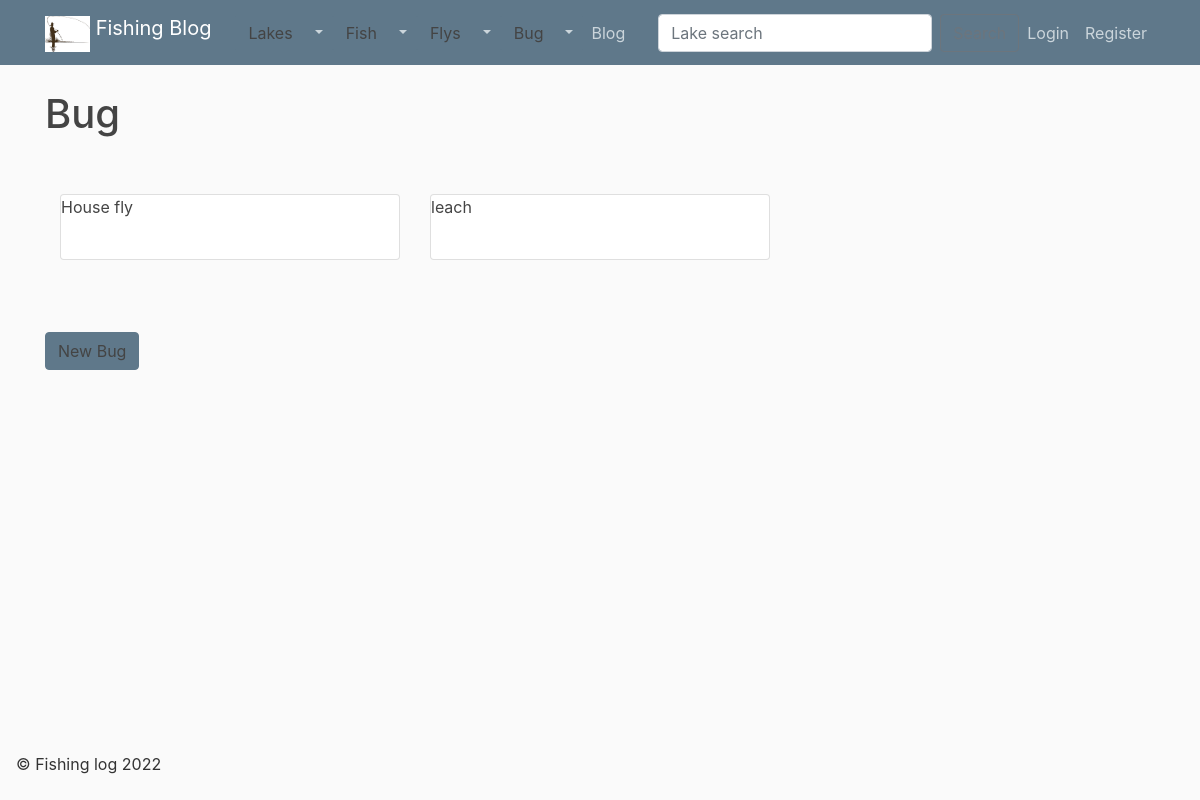
The app's page /bug/, older data.
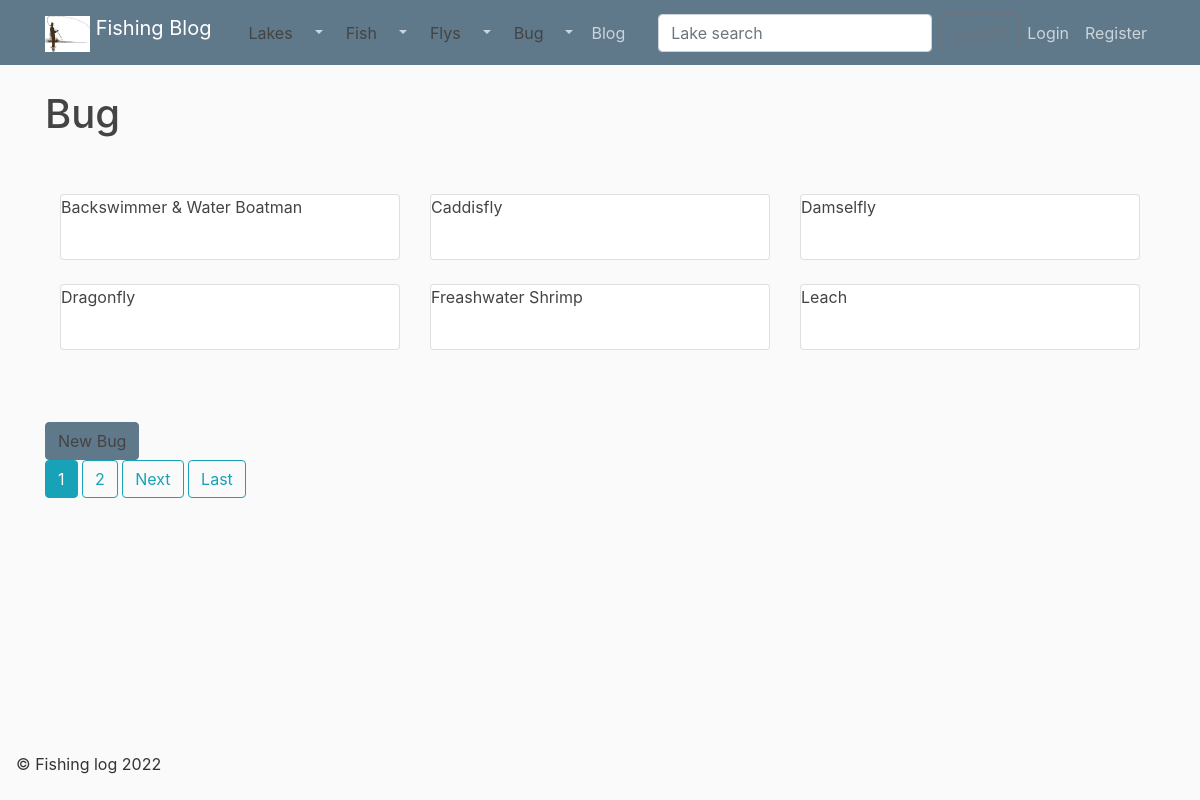
The same page, newer data.
### catches/models.py (models this page shows, shortened)
class Bug(models.Model):
    name = models.CharField ('Insect name', max_length=100)
    description = models.TextField ('Description', blank=True)
    class Meta:
        ordering = ['name']

### catches/views.py (the view)
class BugListView (ListView):
    model = Bug
    context_object_name = 'bugs'
    paginate_by = 6

### catches/templates/catches/bug_list.html (shortened to what this page needs)
{% extends "catches/base/base.html" %}
{% block content %}
<h1>Bug</h1>
<div class="album py-5 ">
    <div class="container">
        <div class = "row">
            {% for bug in bugs %}
            <div class="col-md-4">
                <div class="card mb-4 box-shadow">
                    <a href="{% url 'bug_detail' bug.id %}" class="card-link">{{ bug.name}} </a>
                    <div class="card-body">
                    </div>
                </div>
            </div>
            {% endfor %}
        </div>
    </div>
</div>
<div class="container">
    <div class = "row">
        <button type="button" class="btn btn-primary">
            <a href="{% url 'bug_create' %}">New Bug</a>
        </button>
    </div>
</div>
{% endblock content %}

Row changes from the older to the newer data that the page shows:
removed Bug: name "House fly"
added Bug: name "Backswimmer & Water Boatman"
added Bug: name "Caddisfly"
added Bug: name "Damselfly"
added Bug: name "Dragonfly"
added Bug: name "Freashwater Shrimp"
changed Bug: name "leach" → "Leach"
Text that changed along with them:
new list line: "1"
new list line: "2"
text now shown: "Next Last"
